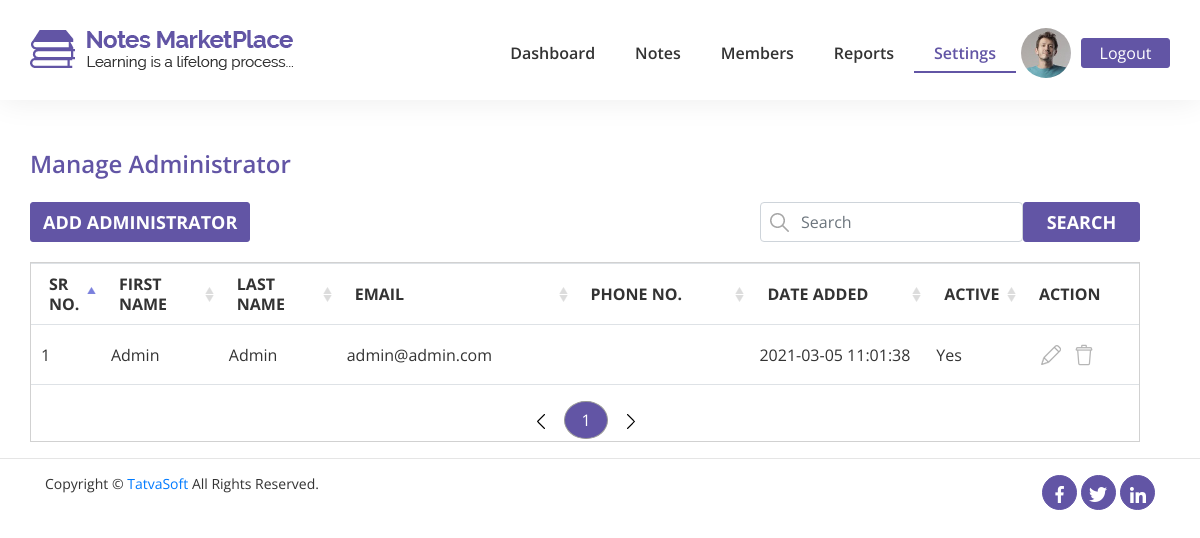
/admin/manage-administrator.php (signed in), run on an earlier commit of the app's database.
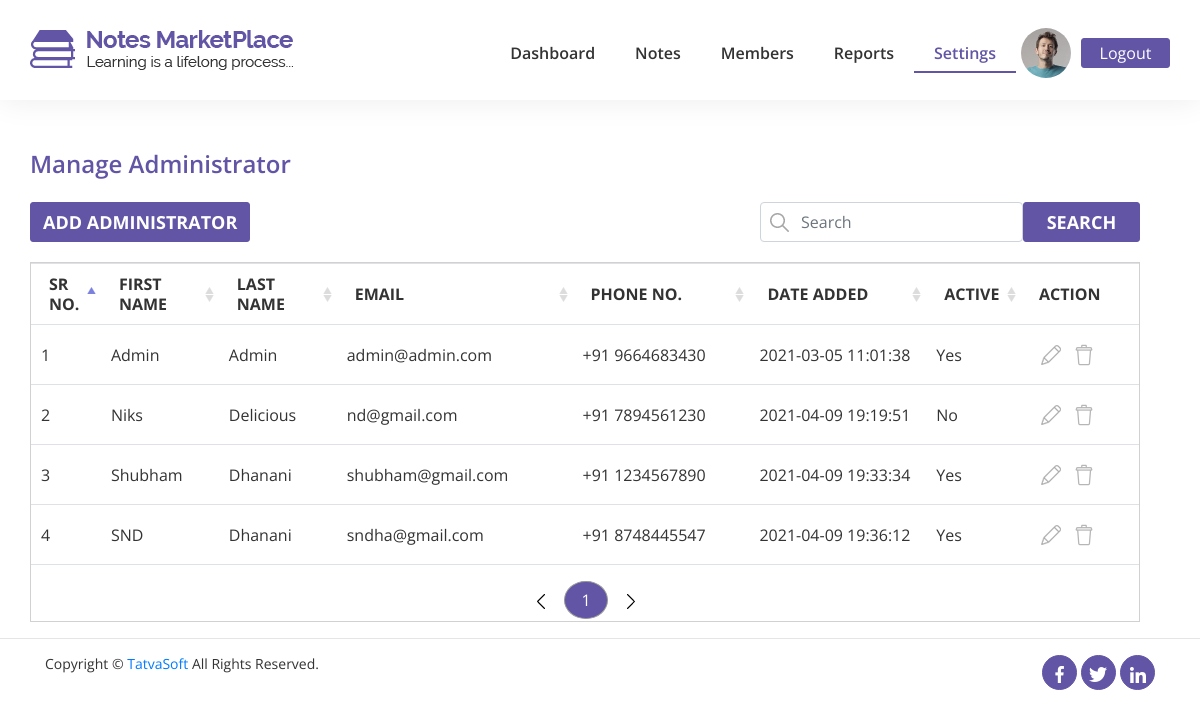
And on a later commit of the database.
### tables this page shows
CREATE TABLE `users` (
  `ID` int(11) NOT NULL,
  `RoleID` int(11) NOT NULL,
  `FirstName` varchar(50) NOT NULL,
  `LastName` varchar(50) NOT NULL,
  `EmailID` varchar(100) NOT NULL,
  `Password` varchar(60) NOT NULL,
  `password for you` varchar(255) DEFAULT NULL,
  `IsEmailVerified` bit(1) NOT NULL DEFAULT b'0',
  `Token` varchar(255) NOT NULL,
  `CreatedDate` datetime DEFAULT current_timestamp(),
  `CreatedBy` int(11) DEFAULT NULL,
  `ModifiedDate` datetime DEFAULT NULL,
  `ModifiedBy` int(11) DEFAULT NULL,
  `IsActive` bit(1) NOT NULL DEFAULT b'1'
);

### admin/manage-administrator.php (the view, shortened to what this page needs)
<?php
include '../php/dbcon.php';
$pagename="Manage_Admin";
?>
<!DOCTYPE html>
<html lang="en">
<?php include '../php/front-header-admin.php'; ?>
    <section class="dashboard_table">
        <div class="container">
            <div class="row">
                <div class="heading col-md-6">Manage Administrator</div>
            </div>
            <br>
            <div class="row">
                <div class="admin_button col-md-4 col-sm-6 col-12">
                    <a href="add_administrator.php" style="text=decoration:none;"><button type="button" class="btn btn-primary admin_btn">Add Administrator</button></a>
                </div>
                <br>
                <div class="col-md-8 col-sm-6 col-12">
                    <div class="search-note">
                        <div class="row" style="margin-right:-30px;">
                            <div class="col-md-8 col-sm-8 col-7">
                                <div class="search">
                                    <img src="../images/icons/search-icon.png">
                                    <input type="search" class="form-control" placeholder="Search" id="searchtext1">
                                </div>
                            </div>
                            <div class="col-md-4 col-sm-4 col-5 search_button">
                                <button type="button" class="btn btn-primary search_btn search1">Search</button>
                            </div>
                        </div>
                    </div>
                </div>
            </div>
            <div class="row booktable table-responsive">
                <table class="table table-hover table-responsive table1">
                    <thead>
                        <tr>
                            <th scope="col" style="width: 5%;">sr no.</th>
                            <th scope="col" style="width: 10%;">first name</th>
                            <th scope="col" style="width: 10%;">last name</th>
                            <th scope="col" style="width: 20%;">email</th>
                            <th scope="col" style="width: 15%;">phone no.</th>
                            <th scope="col" style="width: 15%;">date added</th>
                            <th scope="col" style="width: 5%;">active</th>
                            <th scope="col" style="width: 10%;">action</th>
                        </tr>
                    </thead>
                    <tbody>
                        <?php
                        $select=mysqli_query($con,"select * from users where RoleID=2");
                        $sr=1;
                        while($res=mysqli_fetch_assoc($select)){
                            $user = $res['ID'];
                            $sel_phone = mysqli_query($con,"SELECT concat(PhoneNumber_CountryCode,' ',PhoneNumber) as phone FROM userprofile WHERE UserID=$user");
                            $resp=mysqli_fetch_assoc($sel_phone);
                            $phone = $resp['phone'];
                            ?>
                            <tr>
                                <td><?php echo $sr; ?></td>
                                <td><?php echo $res['FirstName']; ?></td>
                                <td><?php echo $res['LastName']; ?></td>
                                <td><?php echo $res['EmailID']; ?></td>
                                <td><?php echo $phone; ?></td>
                                <td><?php echo $res['CreatedDate']; ?></td>
                                <td><?php if($res['IsActive']==1){ echo "Yes";}
                                else{echo "No";}
                                ?></td>
                                <td>
                                <a href="add_administrator.php?editadmin=<?php echo $user; ?>" class="icon"><img src="../images/icons/edit.png"></a>
                                <a href="manage-administrator.php?delete=<?php echo $user;?>" class="icon"><img src="../images/icons/delete.png"></a>
                                </td>
                            </tr>
                            <?php
                            $sr++;
                        }
                        ?>
                    </tbody>
                </table>
            </div>
        </div>
    </section>
 <?php include '../php/footer.php'; ?>
</html>

### php/front-header-admin.php (shortened to what this page needs)
<head>
    <link rel="stylesheet" href="../css/bootstrap/bootstrap.css">
    <link rel="stylesheet" href="../css/datatable.min.css">
    <link rel="stylesheet" href="../css/style.css">
    <link rel="stylesheet" href="../css/responsive.css">
</head>
<body>
    <header>
        <nav class="navbar navbar-expand-lg navbar-light fixed-top ">
            <a class="navbar-brand" href="dashboard.php">
                <img src="../images/logo/top-logo1.png" alt="logo">
            </a>
            <div class="collapse navbar-collapse " id="navbarSupportedContent">
                <ul class="navbar-nav ml-auto">
                    <li class="nav-item <?php if($pagename=="Dashboard"){echo "active";}?>">
                        <a class="nav-link" href="dashboard.php">Dashboard</a>
                    </li>
                    <li class="nav-item dropdown <?php if($pagename=="Notes_Under_Review" or $pagename=="Published_Notes" or $pagename=="Downloaded_Notes" or $pagename=="Rejected_Notes"){echo "active";}?>">
                        <a class="nav-link" href="#" data-toggle="dropdown" aria-haspopup="true" aria-expanded="false">Notes</a>
                    </li>
                    <li class="nav-item <?php if($pagename=="Members"){echo "active";}?>">
                        <a class="nav-link" href="members.php">Members</a>
                    </li>
                    <li class="nav-item dropdown <?php if($pagename=="Spam_Reports"){echo "active";}?>">
                        <a class="nav-link" href="#" data-toggle="dropdown" aria-haspopup="true" aria-expanded="false">Reports</a>
                    </li>
                    <li class="nav-item dropdown <?php if($pagename=="Manage_System_Config" or $pagename=="Manage_Admin" or $pagename=="Manage_Category" or $pagename=="Manage_Type" or $pagename=="Manage_Country"){echo "active";}?>">
                        <a class="nav-link" href="#" data-toggle="dropdown" aria-haspopup="true" aria-expanded="false">Settings</a>
                    </li>
                    <li class="nav-item dropdown">
                        <a class="user_img" data-toggle="dropdown" aria-haspopup="true" aria-expanded="false"><img src="<?php
                            $user = $_SESSION['id'];
                            $sel="select ProfilePicture from userprofile where Userid=$user";
                            $select=mysqli_query($con,$sel);
                            $sc =mysqli_num_rows($select);
                            $result = mysqli_fetch_assoc($select);
                            if($sc>0){
                            $path= $result['ProfilePicture'];
                            if(empty($path)){
                                echo ".."."/images/person/t1.jpg";
                            }
                            else{
                              echo $path;
                            }
                            }
                            else{echo ".."."/images/person/t1.jpg";}
                            ?>"></a>
                    </li>
                    <li class="nav-item">
                        <a href="../php/logout.php" style="text-decoration: none;"><button type="button" class="btn btn-primary btn-lg btn-block btn_login">Logout</button></a>
                    </li>
                </ul>
            </div>
        </nav>
    </header>

### php/footer.php (shortened to what this page needs)
<?php
$sel1= mysqli_query($con,"select Value as furl from systemconfigurations where ID=4");
$sel2= mysqli_query($con,"select Value as turl from systemconfigurations where ID=5");
$sel3= mysqli_query($con,"select Value as lurl from systemconfigurations where ID=6");
$re1 = mysqli_fetch_assoc($sel1);
$re2 = mysqli_fetch_assoc($sel2);
$re3 = mysqli_fetch_assoc($sel3);
?>
    <hr>
    <section class="footer">
        <div class="container">
            <div class="row">
                <div class="col-md-6 footer_content">
                    <p>Copyright © <a href="https://www.tatvasoft.com/">TatvaSoft</a> All Rights Reserved.</p>
                </div>
                <div class="col-md-6 footer_social text-right">
                    <ul class="social-list">
                        <li><a href="<?php echo $re1['furl']; ?>" target="_blank">
                                <img src="../images/icons/facebook.png" >
                            </a></li>
                        <li><a href="<?php echo $re2['turl']; ?>" target="_blank">
                                <img src="../images/icons/twitter.png" >
                            </a></li>
                        <li><a href="<?php echo $re3['lurl']; ?>" target="_blank">
                                <img src="../images/icons/linkedin.png" >
                            </a></li>
                    </ul>
                </div>
            </div>
        </div>
    </section>
</body>

### css/style.css (style rules this page uses)
* { margin: 0px; padding: 0px; box-sizing: border-box; }
body, html { height: 100%; font-family: Open Sans; }
.navbar { background: #fff !important; -webkit-box-shadow: 0 0 30px 0 rgba(0, 0, 0, 0.08); box-shadow: 0 0 30px 0 rgba(0, 0, 0, 0.08); padding-left: 30px; padding-right: 30px; }
.navbar-light .navbar-nav .nav-link { font-family: Open Sans; color: #333333; font-size: 16px; font-weight: 600; line-height: 20px; padding-top: 25PX; padding-right: 20px; padding-left: 20px; }
.navbar-light .navbar-nav .nav-item img { margin: 10px 10px 5px 5px; height: 50px; width: 50px; border-radius: 50%; }
.navbar-light .navbar-collapse .navbar-nav .active a { color: #6255a5; border-bottom: 2px solid #6255a5; }
.navbar .btn_login { width: 89px; height: 30px; color: #fff; background-color: #6255a5; border: 1px solid #6255a5; border-radius: 3px; font-family: Open Sans; font-size: 16px; line-height: 22px; padding: 0; margin: 0; margin-top: 20px; }
p { font-size: 14px; line-height: 1.7; color: #666666; margin: 0px; }
input { font-family: Open Sans; font-size: 16px; font-weight: 400; line-height: 20px; color: #000; }
.search-note { display: -webkit-inline-box; display: -ms-inline-flexbox; display: inline-flex; float: right; }
.search img { position: absolute; top: 11px; left: 25px; }
.search input { padding-left: 40px; height: 40px; }
.search_button button { font-family: Open Sans; font-size: 18px; line-height: 22px; font-weight: 700; text-transform: uppercase; color: #fff; background: #6255a5; width: 117px; height: 40px; border: 1px solid #6255a5; border-radius: 3px; -webkit-transition: all 0.6s; transition: all 0.6s; float: right; margin-right: 30px; }
.dashboard_table { margin-top: 50px; }
.dashboard_table .heading { font-family: Open Sans; font-size: 24px; font-weight: 600; line-height: 28px; color: #6255a5; padding: 0; }
.dashboard_table .admin_button { padding-left: 0; }
.dashboard_table .admin_button button { font-family: Open Sans; font-size: 18px; line-height: 22px; font-weight: 700; color: #fff; background: #6255a5; height: 40px; border: 1px solid #6255a5; border-radius: 3px; text-transform: uppercase; -webkit-transition: all 0.6s; transition: all 0.6s; }
.dashboard_table .booktable { margin-top: 20px; border: 1px solid #d1d1d1; }
.dashboard_table .booktable .table tr { height: 60px; }
.dashboard_table .booktable .table thead { font-family: Open Sans; font-size: 16px; font-weight: 600; line-height: 20px; color: #333333; text-transform: uppercase; }
.dashboard_table .booktable .table tbody td { font-family: Open Sans; font-size: 16px; font-weight: 400; line-height: 20px; color: #333333; }
.dashboard_table .booktable .table .icon { font-family: Open Sans; font-size: 16px; font-weight: 100; line-height: 20px; color: #aaaaaa; padding-left: 10px; }
.table thead th { vertical-align: middle; }
.table tbody tr td { vertical-align: middle; }
.table { margin-bottom: 0; }
table.dataTable thead th, table.dataTable thead td { padding: 10px 18px; border-bottom: none !important; }
table.dataTable.no-footer { border-bottom: 1px solid #dee2e6 !important; }
.footer { padding-bottom: 15px; }
.footer p { font-family: Open Sans; font-size: 14px; line-height: 18px; color: #333333; }
.footer ul.social-list { padding: 0; margin: 0; }
.footer ul.social-list li { display: inline-block; padding: 0; }
.footer ul.social-list li a { text-align: center; border: 1px solid #6255a5; background: #6255a5; width: 35px; height: 35px; display: inline-block; line-height: 35px; color: #fff; border-radius: 50%; -webkit-transition: all 400ms linear; transition: all 400ms linear; }

### css/responsive.css (style rules this page uses)
@media (min-width: 992px) { .navbar { height: 100px; } }

What changed in the data, as far as the page shows it:
shown differently, row unchanged: users "Admin": phone (not shown) → "+91 9664683430"
added users: FirstName "Niks", LastName "Delicious", EmailID "nd@gmail.com", phone "+91 7894561230", CreatedDate "2021-04-09 19:19:51", IsActive "No"
added users: FirstName "Shubham", LastName "Dhanani", EmailID "shubham@gmail.com", phone "+91 1234567890", CreatedDate "2021-04-09 19:33:34", IsActive "Yes"
added users: FirstName "SND", LastName "Dhanani", EmailID "sndha@gmail.com", phone "+91 8748445547", CreatedDate "2021-04-09 19:36:12", IsActive "Yes"
